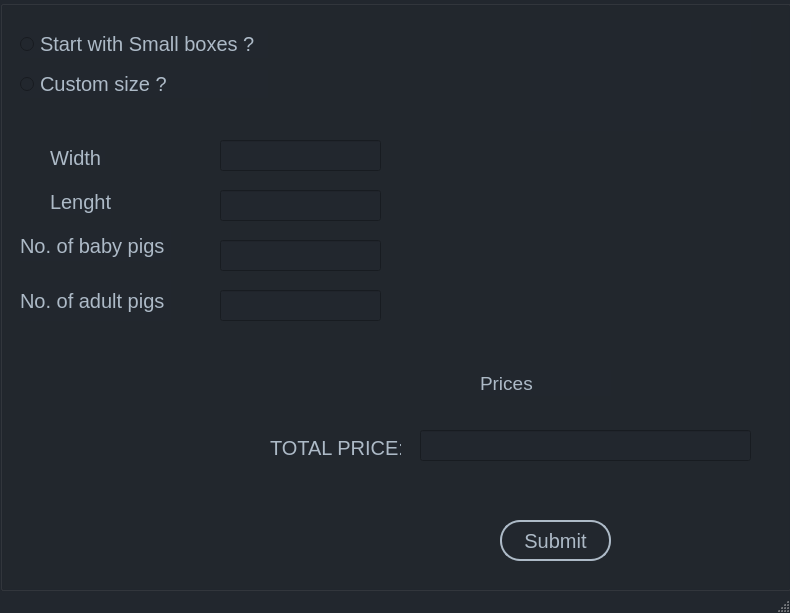
<?xml version="1.0" encoding="UTF-8"?>
<ui version="4.0">
 <class>CreateWindow</class>
 <widget class="QMainWindow" name="CreateWindow">
  <property name="geometry">
   <rect>
    <x>0</x>
    <y>0</y>
    <width>790</width>
    <height>613</height>
   </rect>
  </property>
  <property name="windowTitle">
   <string>MainWindow</string>
  </property>
  <property name="styleSheet">
   <string notr="true">QMainWindow {background: #22272E;}</string>
  </property>
  <widget class="QWidget" name="centralwidget">
   <property name="styleSheet">
    <string notr="true">QWidget { background: #22272E;}</string>
   </property>
   <widget class="QGroupBox" name="groupBox">
    <property name="geometry">
     <rect>
      <x>0</x>
      <y>0</y>
      <width>791</width>
      <height>591</height>
     </rect>
    </property>
    <property name="title">
     <string/>
    </property>
    <widget class="QLabel" name="label_16">
     <property name="geometry">
      <rect>
       <x>480</x>
       <y>370</y>
       <width>131</width>
       <height>26</height>
      </rect>
     </property>
     <property name="font">
      <font>
       <pointsize>14</pointsize>
      </font>
     </property>
     <property name="styleSheet">
      <string notr="true">QLabel { color: #ADBAC7;}</string>
     </property>
     <property name="text">
      <string>Prices</string>
     </property>
    </widget>
    <widget class="QLabel" name="label">
     <property name="geometry">
      <rect>
       <x>530</x>
       <y>20</y>
       <width>221</width>
       <height>111</height>
      </rect>
     </property>
     <property name="text">
      <string/>
     </property>
     <property name="pixmap">
      <pixmap resource="../resources.qrc">:/assets/cute_pig_bun35.png</pixmap>
     </property>
    </widget>
    <widget class="QPushButton" name="pushButton">
     <property name="geometry">
      <rect>
       <x>500</x>
       <y>520</y>
       <width>111</width>
       <height>41</height>
      </rect>
     </property>
     <property name="styleSheet">
      <string notr="true">QPushButton {
       border: 2px solid #ADBAC7; border-radius: 20px; background: #22272E;
       color: #ADBAC7; font-size: 20px; padding: 10px; padding-left: 20px;
       padding-right: 20px;
} 

QPushButton:hover {
		border-color: #8598ab; 
		color: #8598ab;
}</string>
     </property>
     <property name="text">
      <string>Submit</string>
     </property>
    </widget>
    <widget class="QLabel" name="label_3">
     <property name="geometry">
      <rect>
       <x>20</x>
       <y>230</y>
       <width>151</width>
       <height>31</height>
      </rect>
     </property>
     <property name="styleSheet">
      <string notr="true">QLabel {color: #ADBAC7; font-size: 20px;}</string>
     </property>
     <property name="text">
      <string>No. of baby pigs</string>
     </property>
    </widget>
    <widget class="QLineEdit" name="lineEdit_3">
     <property name="geometry">
      <rect>
       <x>220</x>
       <y>190</y>
       <width>161</width>
       <height>31</height>
      </rect>
     </property>
     <property name="maximumSize">
      <size>
       <width>250</width>
       <height>16777215</height>
      </size>
     </property>
     <property name="styleSheet">
      <string notr="true">QLineEdit {color: #ADBAC7; font-size: 20px;}</string>
     </property>
     <property name="text">
      <string/>
     </property>
    </widget>
    <widget class="QRadioButton" name="radioButton_2">
     <property name="geometry">
      <rect>
       <x>20</x>
       <y>30</y>
       <width>248</width>
       <height>28</height>
      </rect>
     </property>
     <property name="styleSheet">
      <string notr="true">QRadioButton {color: #ADBAC7; font-size: 20px;}</string>
     </property>
     <property name="text">
      <string>Start with Small boxes ?</string>
     </property>
    </widget>
    <widget class="QRadioButton" name="radioButton">
     <property name="geometry">
      <rect>
       <x>20</x>
       <y>70</y>
       <width>248</width>
       <height>28</height>
      </rect>
     </property>
     <property name="styleSheet">
      <string notr="true">QRadioButton {color: #ADBAC7; font-size: 20px;}</string>
     </property>
     <property name="text">
      <string>Custom size ?</string>
     </property>
    </widget>
    <widget class="QLabel" name="label_lenght">
     <property name="geometry">
      <rect>
       <x>50</x>
       <y>190</y>
       <width>61</width>
       <height>24</height>
      </rect>
     </property>
     <property name="styleSheet">
      <string notr="true">QLabel {color: #ADBAC7; font-size: 20px;}</string>
     </property>
     <property name="text">
      <string>Lenght</string>
     </property>
    </widget>
    <widget class="QLineEdit" name="lineEdit_lenght">
     <property name="geometry">
      <rect>
       <x>220</x>
       <y>290</y>
       <width>161</width>
       <height>31</height>
      </rect>
     </property>
    </widget>
    <widget class="QLineEdit" name="lineEdit_4">
     <property name="geometry">
      <rect>
       <x>220</x>
       <y>240</y>
       <width>161</width>
       <height>31</height>
      </rect>
     </property>
     <property name="maximumSize">
      <size>
       <width>250</width>
       <height>16777215</height>
      </size>
     </property>
    </widget>
    <widget class="QLabel" name="label_4">
     <property name="geometry">
      <rect>
       <x>20</x>
       <y>280</y>
       <width>151</width>
       <height>41</height>
      </rect>
     </property>
     <property name="styleSheet">
      <string notr="true">QLabel {color: #ADBAC7; font-size: 20px;}</string>
     </property>
     <property name="text">
      <string>No. of adult pigs</string>
     </property>
    </widget>
    <widget class="QLineEdit" name="lineEdit_total_price">
     <property name="geometry">
      <rect>
       <x>420</x>
       <y>430</y>
       <width>331</width>
       <height>31</height>
      </rect>
     </property>
     <property name="styleSheet">
      <string notr="true">QLineEdit {color: #ADBAC7; font-size: 20px;}</string>
     </property>
     <property name="text">
      <string/>
     </property>
    </widget>
    <widget class="QLabel" name="label_17">
     <property name="geometry">
      <rect>
       <x>270</x>
       <y>440</y>
       <width>131</width>
       <height>16</height>
      </rect>
     </property>
     <property name="styleSheet">
      <string notr="true">QLabel {color: #ADBAC7; font-size: 20px;}</string>
     </property>
     <property name="text">
      <string>TOTAL PRICE:</string>
     </property>
    </widget>
    <widget class="QLabel" name="label_2">
     <property name="geometry">
      <rect>
       <x>50</x>
       <y>150</y>
       <width>55</width>
       <height>16</height>
      </rect>
     </property>
     <property name="styleSheet">
      <string notr="true">QLabel {color: #ADBAC7; font-size: 20px;}</string>
     </property>
     <property name="text">
      <string>Width</string>
     </property>
    </widget>
    <widget class="QLineEdit" name="lineEdit">
     <property name="geometry">
      <rect>
       <x>220</x>
       <y>140</y>
       <width>161</width>
       <height>31</height>
      </rect>
     </property>
    </widget>
   </widget>
  </widget>
  <widget class="QStatusBar" name="statusbar"/>
 </widget>
 <resources>
  <include location="../resources.qrc"/>
 </resources>
 <connections/>
</ui>
